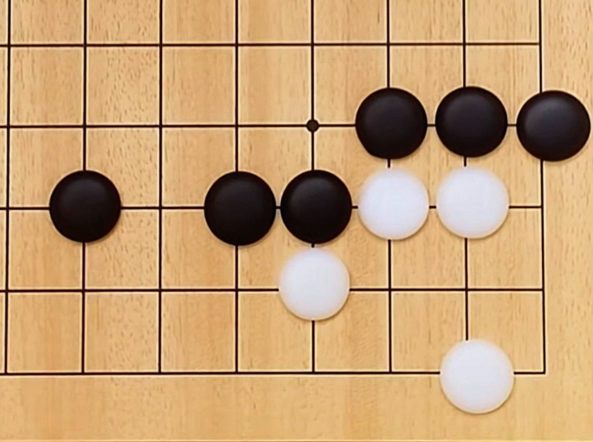
#> input picture services/detection/tests/data/app-tilted-board.jpeg, 1185 x 884 px (shown at 1/2 size); its folder holds only this picture in this run
$ python -i corner_estimation.py   (imports and definitions only)   (older library calls are emulated)
#> lines starting #> are read from the running program, lines starting #| are printed output that depends on the picture; after the words box and inside, x2 and y2 are one past the last pixel; in counts of white or black regions, pixels touching at a corner belong together
#> further down, picture is the input picture: shape (884, 1185, 3); mean B, G, R 116.7, 160.6, 198.1
"""Automatic board-corner estimation.

Suggests where the four outer grid intersections sit in an uploaded image so
corner handles can start in the right place. Two-stage: find a candidate
board quad (the largest convex quadrilateral contour, else the whole image),
rectify it with the existing warp, locate the grid lines, and map the outer
intersections back into original image coordinates.
"""

from __future__ import annotations

import cv2
import numpy as np

from .detection import Corner, WARP_SIZE, _decode, _line_positions, _warp, _warp_pad

# A board quad must fill a reasonable share of the photo; smaller
# quadrilaterals are stones, diagrams on facing pages, or clutter.
MIN_QUAD_AREA_FRAC = 0.2
CONTOUR_CANDIDATES = 10
# Periodicity-based localization for pages: a Go grid is periodic in both
# axes with similar pitch, while text is periodic in at most one axis. Tiles
# whose gradient profiles autocorrelate strongly in both axes localize the
# board, so page text cannot contaminate the grid search.
PERIODIC_SCALE_MAX = 1000.0
PERIODIC_TILES = 8
PERIODIC_MIN_STRENGTH = 0.3
# Below ~10px the autocorrelation locks onto JPEG block texture, not grid.
PERIODIC_MIN_PITCH = 10
PERIODIC_PITCH_RATIO = 1.7
PERIODIC_MIN_TILES = 4
# Tiles in the board block share the grid pitch; qualifying tiles whose pitch
# strays (noise, other periodic content) are dropped before the bounding box.
PERIODIC_COHERENCE_RATIO = 1.35
# A text band holds dense dark glyph pixels (measured: 0.10-0.23 over the
# central third); a board band holds thin lines (~0.05-0.07); a margin or
# paragraph-gap band almost none. Text and empty bands are trimmed from the
# region's edges; anything grid-like or in between stops the march, and no
# side may trim beyond this share of the region.
TEXT_DARKNESS_MAX = 120.0
TEXT_MIN_DARK_FRAC = 0.09
EMPTY_MAX_DARK_FRAC = 0.02
TRIM_MAX_SHARE = 0.45
# A Go board has at most 19 lines per axis; a "grid" with more is page
# content masquerading as one.
MAX_GRID_LINES = 21
# An estimate needs a grid-like line count to be trustworthy; with fewer
# lines the caller keeps its default corner placement.
MIN_GRID_LINES = 4
# At its crossings with the perpendicular grid, a real line shows bimodal
# evidence: genuinely dark intersections, or bright stones sitting on it. A
# coordinate-label smear in the margin is a flat mid-grey — differing from the
# board, but neither strongly dark nor stone-bright. Deltas are measured from
# the board background; a line needs a few such crossings to be kept.
GRID_DARK_DELTA = 100.0
GRID_BRIGHT_DELTA = 50.0
# One crossing of real evidence (a stone, or a dark intersection) is enough to
# keep an outer line, so a faint board-edge line with a single stone on it is
# not clipped. A flat mid-grey label smear has zero and is still rejected; a
# label row is caught by the board-gap test regardless of its evidence.
GRID_EVIDENCE_MIN = 1
LINE_SUPPORT_JITTER = 3
# A real grid line is continuous between crossings; a row or column of dark
# coordinate labels has board-coloured gaps between the glyphs, even though
# the glyphs themselves supply strong evidence at the crossings.
LINE_GAP_BOARD_DELTA = 25.0
LINE_GAP_BOARD_MAX_FRAC = 0.5
# The physical edge of the board surface has non-board (table, page) just
# beyond it; the strip outside a true outer grid line is board margin, even
# with sparse coordinate labels. Judged by the strip's median, so labels do
# not tip it. Offsets are fractions of the grid pitch.
SURFACE_OFFSET_FRACS = (0.10, 0.18, 0.25)
# Table or page background beyond a physical board edge differs from the
# board by 75+; page-margin shading next to a book grid's outer line reads
# around 45 and must not trim that line.
SURFACE_DELTA = 60.0
SURFACE_SAMPLES = 25
# Returned corners are pushed slightly outward so the outer grid lines land
# fully inside the quad with a cushion, the way users are asked to mark them.
# A quad edge slicing along the outer line leaves detection at the mercy of
# JPEG artefacts from re-encoding photo pickers.
CORNER_CUSHION_FRAC = 0.015
CORNER_CUSHION_MIN_PX = 3.0
CORNER_CUSHION_MAX_PX = 12.0


# [14 lines left out: function _order_quad, not called in this run]


def _board_quad(image: np.ndarray) -> np.ndarray | None:
    """The largest convex quadrilateral contour, if one dominates the photo."""

    gray = cv2.cvtColor(image, cv2.COLOR_BGR2GRAY)
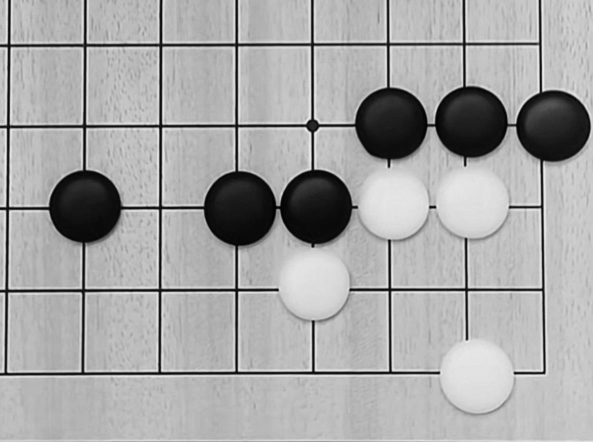
#> gray: shape (884, 1185) (shown at 1/2 size); min 1, max 240, mean 166.8
    blurred = cv2.GaussianBlur(gray, (5, 5), 0)
    edges = cv2.Canny(blurred, 50, 150)
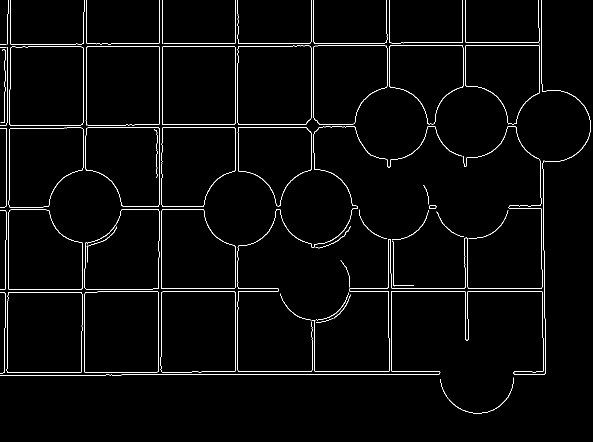
#> edges: shape (884, 1185) (shown at 1/2 size); 2.1% white in thin lines or dots
    edges = cv2.dilate(edges, np.ones((3, 3), dtype=np.uint8))
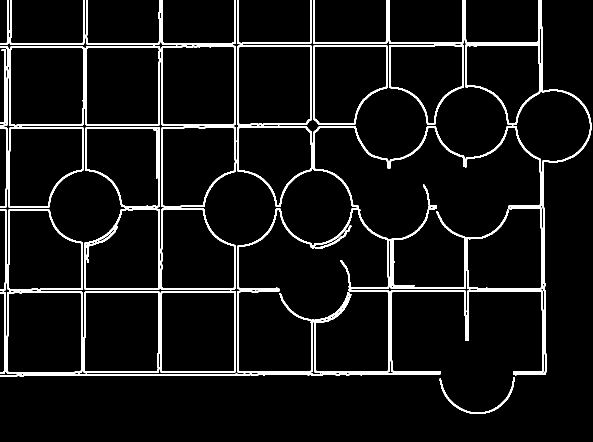
#> edges: shape (884, 1185) (shown at 1/2 size); 6.4% white; 32 white regions
    contours, _ = cv2.findContours(
        edges, cv2.RETR_EXTERNAL, cv2.CHAIN_APPROX_SIMPLE
    )
#> contours = 32 contours; largest, box (x1, y1, x2, y2) and area: (474, 251, 1086, 745) 188992, (12, 583, 166, 747) 24576, (167, 582, 319, 747) 24460, (320, 581, 472, 746) 24392, (18, 92, 169, 253) 23704
    image_area = float(image.shape[0] * image.shape[1])
#> image_area = 1047540
    for contour in sorted(contours, key=cv2.contourArea, reverse=True)[
        :CONTOUR_CANDIDATES
    ]:
        if cv2.contourArea(contour) < image_area * MIN_QUAD_AREA_FRAC:
            break
        perimeter = cv2.arcLength(contour, True)
        approx = cv2.approxPolyDP(contour, 0.02 * perimeter, True)
        if len(approx) == 4 and cv2.isContourConvex(approx):
            return _order_quad(approx.reshape(4, 2).astype(np.float32))
#> this loop made 1 pass
    return None


# [468 lines left out: functions _axis_periodicity, _band_is_trimmable, _trim_region_bands, _periodic_region, _grid_evidence, _board_gap_fraction and 6 more, not called in this run]

>>> import cv2
>>> picture = cv2.imread('../tests/data/app-tilted-board.jpeg')
>>> result = _board_quad(picture)

$ run again, on services/detection/tests/data/flat-photo-partial-board.jpeg
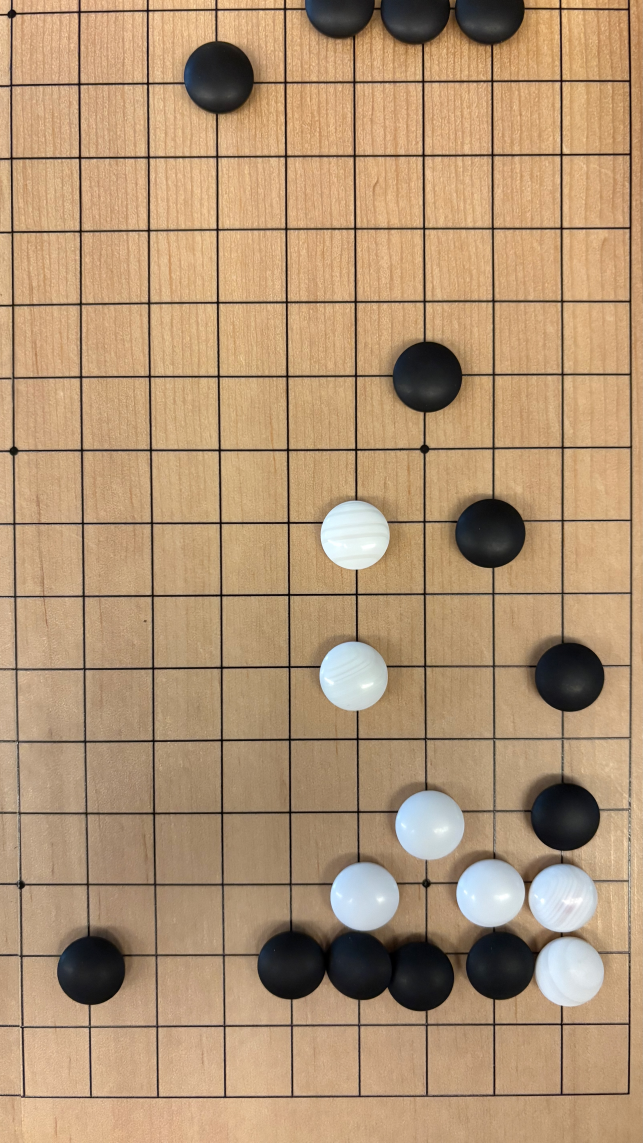
#> input picture services/detection/tests/data/flat-photo-partial-board.jpeg, 3213 x 5712 px (shown at 1/5 size)
#> picture is the input picture: shape (5712, 3213, 3); mean B, G, R 116.3, 148.6, 178.4
#> in _board_quad, `gray = cv2.cvtColor(image, cv2.COLOR_BGR2GRAY)`:
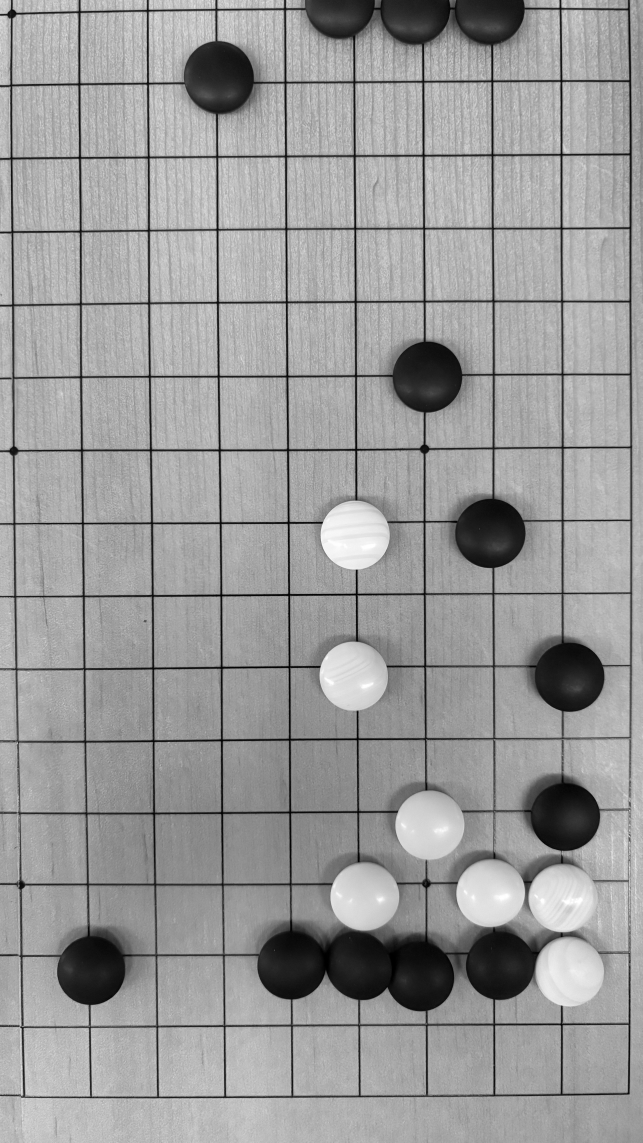
#> gray: shape (5712, 3213) (shown at 1/5 size); min 0, max 255, mean 153.8
#> in _board_quad, `edges = cv2.dilate(edges, np.ones((3, 3), dtype=np.uint8))`:
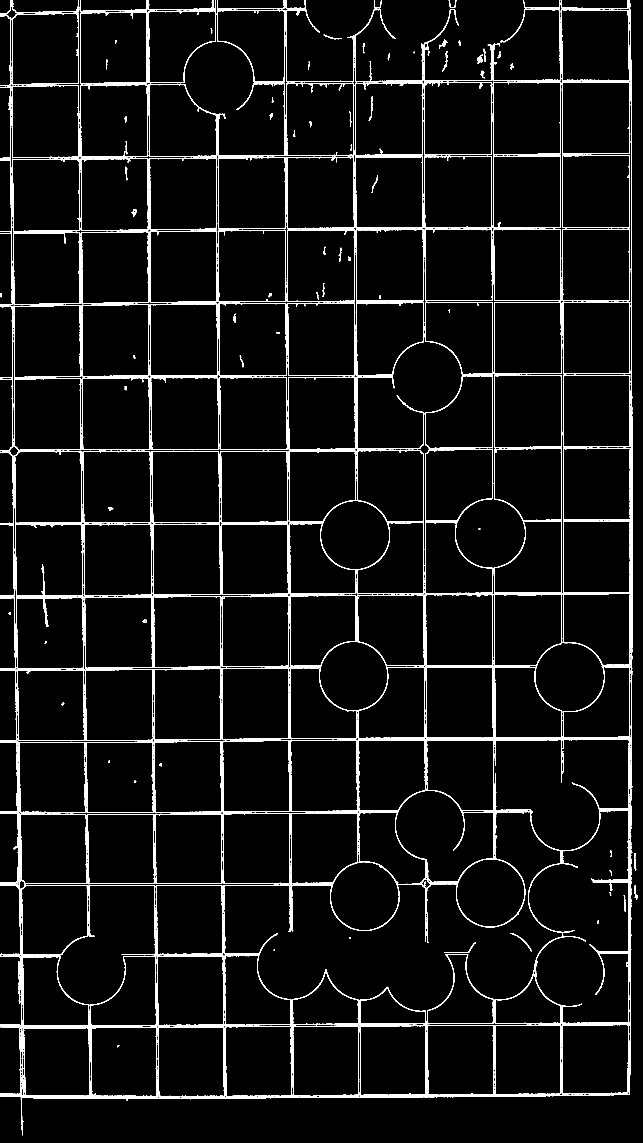
#> edges: shape (5712, 3213) (shown at 1/5 size); 3.8% white; 213 white regions (3 under 20 px)
#> contours = 139 contours, 1 with area under 20; largest, box (x1, y1, x2, y2) and area: (0, 0, 3163, 5676) 4977788, (1448, 2971, 2126, 3696) 476783, (1443, 2249, 2121, 2972) 374126, (2125, 2244, 2465, 2969) 190866, (2464, 408, 2805, 774) 122712
#> the loop in _board_quad, `for contour in sorted(contours, key=cv2.contourArea, reverse=True)[ :C..` made 2 passes
#> perimeter on pass 1: 33072.8
